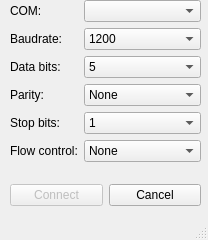
<?xml version="1.0" encoding="UTF-8"?>
<ui version="4.0">
 <class>SerialConnectionWindow</class>
 <widget class="QMainWindow" name="SerialConnectionWindow">
  <property name="geometry">
   <rect>
    <x>0</x>
    <y>0</y>
    <width>208</width>
    <height>240</height>
   </rect>
  </property>
  <property name="windowTitle">
   <string>Serial connection</string>
  </property>
  <widget class="QWidget" name="centralwidget">
   <widget class="QWidget" name="formLayoutWidget">
    <property name="geometry">
     <rect>
      <x>10</x>
      <y>0</y>
      <width>191</width>
      <height>171</height>
     </rect>
    </property>
    <layout class="QFormLayout" name="formLayout">
     <item row="0" column="0">
      <widget class="QLabel" name="label">
       <property name="text">
        <string>COM:</string>
       </property>
      </widget>
     </item>
     <item row="0" column="1">
      <widget class="QComboBox" name="comboBox"/>
     </item>
     <item row="1" column="0">
      <widget class="QLabel" name="label_2">
       <property name="text">
        <string>Baudrate:</string>
       </property>
      </widget>
     </item>
     <item row="1" column="1">
      <widget class="QComboBox" name="comboBox_2">
       <property name="currentText">
        <string>115200</string>
       </property>
       <item>
        <property name="text">
         <string>1200</string>
        </property>
       </item>
       <item>
        <property name="text">
         <string>2400</string>
        </property>
       </item>
       <item>
        <property name="text">
         <string>4800</string>
        </property>
       </item>
       <item>
        <property name="text">
         <string>9600</string>
        </property>
       </item>
       <item>
        <property name="text">
         <string>19200</string>
        </property>
       </item>
       <item>
        <property name="text">
         <string>38400</string>
        </property>
       </item>
       <item>
        <property name="text">
         <string>57600</string>
        </property>
       </item>
       <item>
        <property name="text">
         <string>115200</string>
        </property>
       </item>
      </widget>
     </item>
     <item row="2" column="0">
      <widget class="QLabel" name="label_3">
       <property name="text">
        <string>Data bits:</string>
       </property>
      </widget>
     </item>
     <item row="2" column="1">
      <widget class="QComboBox" name="comboBox_3">
       <property name="currentText">
        <string>8</string>
       </property>
       <item>
        <property name="text">
         <string>5</string>
        </property>
       </item>
       <item>
        <property name="text">
         <string>6</string>
        </property>
       </item>
       <item>
        <property name="text">
         <string>7</string>
        </property>
       </item>
       <item>
        <property name="text">
         <string>8</string>
        </property>
       </item>
      </widget>
     </item>
     <item row="3" column="0">
      <widget class="QLabel" name="label_4">
       <property name="text">
        <string>Parity:</string>
       </property>
      </widget>
     </item>
     <item row="3" column="1">
      <widget class="QComboBox" name="comboBox_4">
       <item>
        <property name="text">
         <string>None</string>
        </property>
       </item>
       <item>
        <property name="text">
         <string>Even</string>
        </property>
       </item>
       <item>
        <property name="text">
         <string>Odd</string>
        </property>
       </item>
       <item>
        <property name="text">
         <string>Space</string>
        </property>
       </item>
       <item>
        <property name="text">
         <string>Mark</string>
        </property>
       </item>
      </widget>
     </item>
     <item row="4" column="0">
      <widget class="QLabel" name="label_6">
       <property name="text">
        <string>Stop bits:</string>
       </property>
      </widget>
     </item>
     <item row="4" column="1">
      <widget class="QComboBox" name="comboBox_6">
       <item>
        <property name="text">
         <string>1</string>
        </property>
       </item>
       <item>
        <property name="text">
         <string>1.5</string>
        </property>
       </item>
       <item>
        <property name="text">
         <string>2</string>
        </property>
       </item>
      </widget>
     </item>
     <item row="5" column="0">
      <widget class="QLabel" name="label_5">
       <property name="text">
        <string>Flow control:</string>
       </property>
      </widget>
     </item>
     <item row="5" column="1">
      <widget class="QComboBox" name="comboBox_5">
       <item>
        <property name="text">
         <string>None</string>
        </property>
       </item>
       <item>
        <property name="text">
         <string>Hardware</string>
        </property>
       </item>
       <item>
        <property name="text">
         <string>Software</string>
        </property>
       </item>
      </widget>
     </item>
    </layout>
   </widget>
   <widget class="QWidget" name="horizontalLayoutWidget">
    <property name="geometry">
     <rect>
      <x>10</x>
      <y>180</y>
      <width>191</width>
      <height>31</height>
     </rect>
    </property>
    <layout class="QHBoxLayout" name="horizontalLayout_2">
     <item>
      <widget class="QPushButton" name="PB_connect">
       <property name="enabled">
        <bool>false</bool>
       </property>
       <property name="text">
        <string>Connect</string>
       </property>
      </widget>
     </item>
     <item>
      <widget class="QPushButton" name="PB_cancel">
       <property name="text">
        <string>Cancel</string>
       </property>
      </widget>
     </item>
    </layout>
   </widget>
  </widget>
  <widget class="QStatusBar" name="statusbar"/>
 </widget>
 <resources/>
 <connections/>
</ui>
